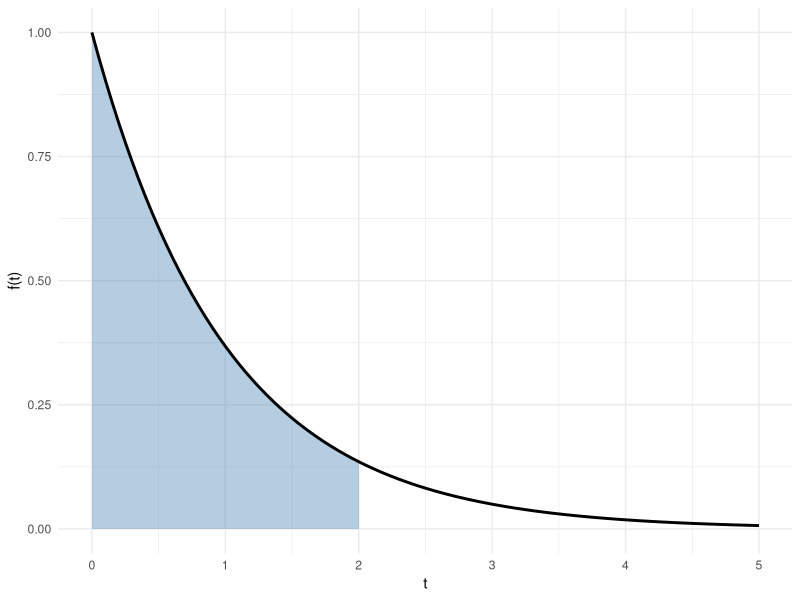
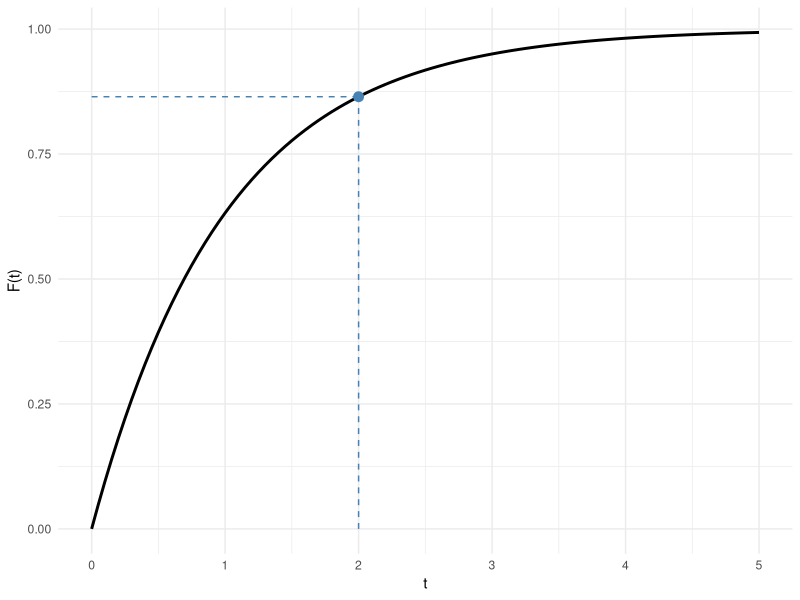

Write R code to recreate these figures, in order.
## ---- chunk 1
#| label: exp-pdf-cdf-setup
#| include: false
lambda <- 1
t_focus <- 2
t_max <- 5
F_at_focus <- 1 - exp(-lambda * t_focus)
## ---- chunk 2
#| label: exp-pdf-cdf-pdf-code
#| code-fold: true
ggplot2::ggplot() +
  ggplot2::geom_area(
    data = data.frame(t = seq(0, t_focus, length.out = 300)),
    ggplot2::aes(x = t, y = lambda * exp(-lambda * t)),
    fill = "steelblue", alpha = 0.4
  ) +
  ggplot2::geom_function(
    fun = \(t) lambda * exp(-lambda * t),
    xlim = c(0, t_max), linewidth = 1
  ) +
  ggplot2::labs(x = "t", y = "f(t)") +
  ggplot2::theme_minimal()
## ---- chunk 3
#| label: exp-pdf-cdf-cdf-code
#| code-fold: true
ggplot2::ggplot() +
  ggplot2::geom_function(
    fun = \(t) 1 - exp(-lambda * t),
    xlim = c(0, t_max), linewidth = 1
  ) +
  ggplot2::geom_point(
    ggplot2::aes(x = t_focus, y = F_at_focus),
    size = 3, color = "steelblue"
  ) +
  ggplot2::geom_segment(
    ggplot2::aes(x = t_focus, xend = t_focus, y = 0, yend = F_at_focus),
    linetype = "dashed", color = "steelblue"
  ) +
  ggplot2::geom_segment(
    ggplot2::aes(x = 0, xend = t_focus, y = F_at_focus, yend = F_at_focus),
    linetype = "dashed", color = "steelblue"
  ) +
  ggplot2::labs(x = "t", y = "F(t)") +
  ggplot2::theme_minimal()
